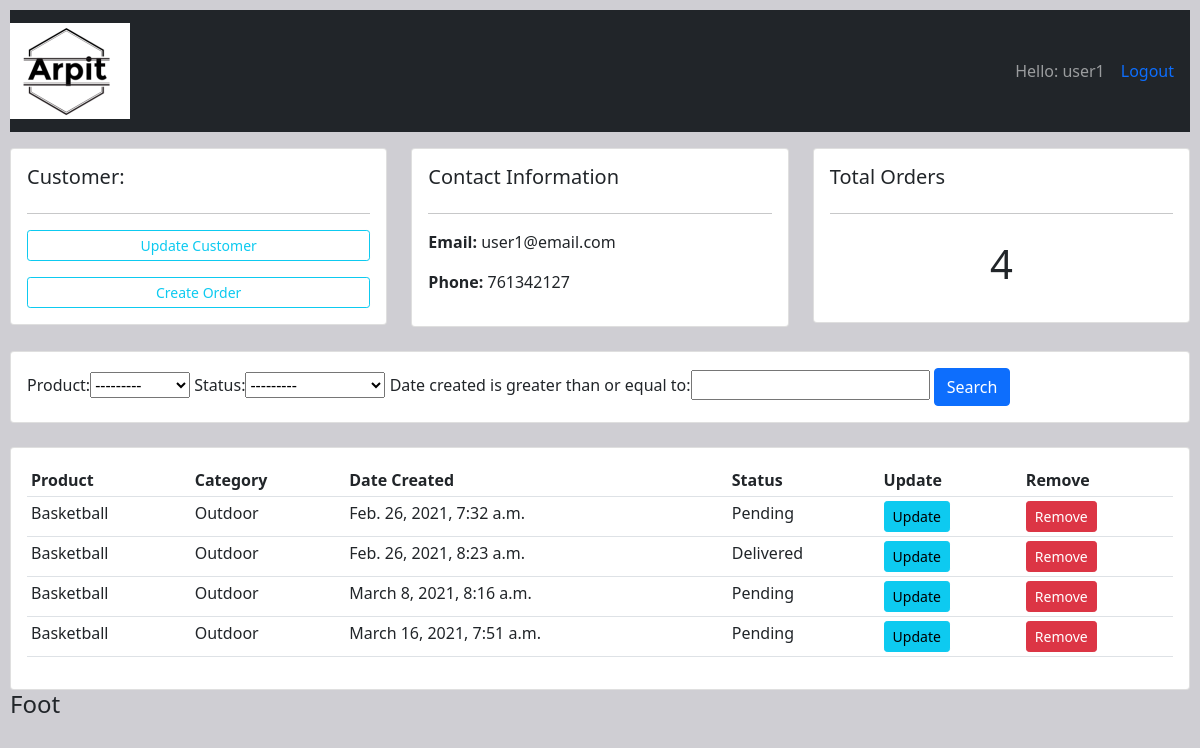
Page /customer/6 (signed in) on the committed database.
### crm1/models.py (models this page shows, shortened)
class Customer(models.Model):
    user = models.OneToOneField(User, null=True, on_delete=models.CASCADE)
    name = models.CharField(max_length=250, null=True)
    phone = models.CharField(max_length=15, null=True)
    email = models.EmailField(max_length=50, null=True)
    date_created = models.DateTimeField(auto_now_add=True, null=True)
    profile_picture = models.ImageField(default='Arpit.png',null=True, blank=True)

class Order(models.Model):
    STATUS = (
        ('Pending', 'Pending'),
        ('Out for delivery', 'Out for delivery'),
        ('Delivered', 'Delivered'),
    )
    customer = models.ForeignKey(
        Customer, null=True, on_delete=models.SET_NULL)
    product = models.ForeignKey(Product, null=True, on_delete=models.SET_NULL)
    date_created = models.DateTimeField(auto_now_add=True, null=True)
    status = models.CharField(max_length=200, choices=STATUS)

class Product(models.Model):
    CATEGORY = (
        ('Indoor', 'Indoor'),
        ('Outdoor', 'Outdoor'),
    )
    name = models.CharField(max_length=250, null=True)
    price = models.FloatField(null=True)
    category = models.CharField(max_length=250, null=True, choices=CATEGORY)
    description = models.CharField(max_length=200, null=True, blank=True
                                   )
    date_created = models.DateTimeField(auto_now_add=True, null=True)
    tags = models.ManyToManyField(Tag)
    def __str__(self):
        return self.name

### crm1/views.py (the view)
# urls.py: re_path('customer/(?P<pk>\d+)$', views.customer, name='customer'),
@login_required(login_url='login')
def customer(request, pk):
    req_customer = Customer.objects.get(id=pk)
    order = req_customer.order_set.all()
    orderfilter = OrderFilter(request.GET, queryset=order)
    order = orderfilter.qs
    total_count = order.count()
    context = {"customer": req_customer, "order": order, "count": total_count,
               "orderfilter": orderfilter}
    return render(request, 'crm1/customer.html', context)

### crm1/templates/crm1/customer.html (shortened to what this page needs)
{% extends 'crm1/base.html' %}
{% block content %}
<div class="row">
	<div class="col-md">
		<div class="card card-body">
			<h5>Customer:</h5>
			<hr>
			<a class="btn btn-outline-info  btn-sm btn-block" href="{% url 'account_setting' %}">Update Customer</a>
			<a class="btn btn-outline-info  btn-sm btn-block" href="{% url 'create_order' customer.id%}">Create Order</a>
		</div>
	</div>
	<div class="col-md">
		<div class="card card-body">
			<h5>Contact Information</h5>
			<hr>
			<p> <b>Email:</b> {{customer.email}} </p>
			<p> <b>Phone:</b> {{customer.phone}} </p>
		</div>
	</div>
	<div class="col-md">
		<div class="card card-body">
			<h5>Total Orders</h5>
			<hr>
			<h1 style="text-align: center;padding: 10px">{{count}}</h1>
		</div>
	</div>
</div>
<br>
<div class="row">
	<div class="col">
		<div class="card card-body">
			<form method="get">
				{{orderfilter.form}}
				<button class="btn btn-primary" type="submit">Search</button>
			</form>
		</div>
	</div>
</div>
<br>
<div class="row">
	<div class="col-md">
		<div class="card card-body">
			<table class="table table-sm">
				<tr>
					<th>Product</th>
					<th>Category</th>
					<th>Date Created</th>
					<th>Status</th>
					<th>Update</th>
					<th>Remove</th>
				</tr>
				{% for orders in order %}
				<tr>
					<td>{{orders.product.name}}</td>
					<td>{{orders.product.category}}</td>
					<td>{{orders.date_created}}</td>
					<td>{{orders.status}}</td>
					<td><a href="{% url 'update_order' orders.id %}" class="btn btn-sm btn-info">Update</a></td>
					<td><a href="{% url 'delete_order' orders.id %}" class="btn btn-sm btn-danger">Remove</a></td>
				</tr>
				{% endfor %}
			</table>
		</div>
	</div>
</div>
{% endblock %}

### crm1/templates/crm1/navbar.html (shortened to what this page needs)
{% load static %}
<nav class="navbar navbar-expand-lg navbar-dark bg-dark">
  <a class="navbar-brand" href="#">
    <img src="{% static 'media/Arpit.png'%}" alt="Navabar">
  </a>
  <span class="navbar-text">
    Hello: {{request.user}}
  </span>
   <span>
    <a class="nav-link" href="{% url 'logout' %}">Logout</a>
   </span>
</nav>

### crm1/static/css/base.css (style rules this page uses)
body { background-color:#CFCED3; margin: 10px 10px 10px 10px; }

### rows in the picture
Customer: email "user1@email.com", phone "761342127"
Order: product.name "Basketball", product.category "Outdoor", date_created "Feb. 26, 2021, 7:32 a.m.", status "Pending"
Order: product.name "Basketball", product.category "Outdoor", date_created "Feb. 26, 2021, 8:23 a.m.", status "Delivered"
Order: product.name "Basketball", product.category "Outdoor", date_created "March 8, 2021, 8:16 a.m.", status "Pending"
Order: product.name "Basketball", product.category "Outdoor", date_created "March 16, 2021, 7:51 a.m.", status "Pending"

### other values in the picture
{{ request.user }} "user1"
{{ count }} "4"
